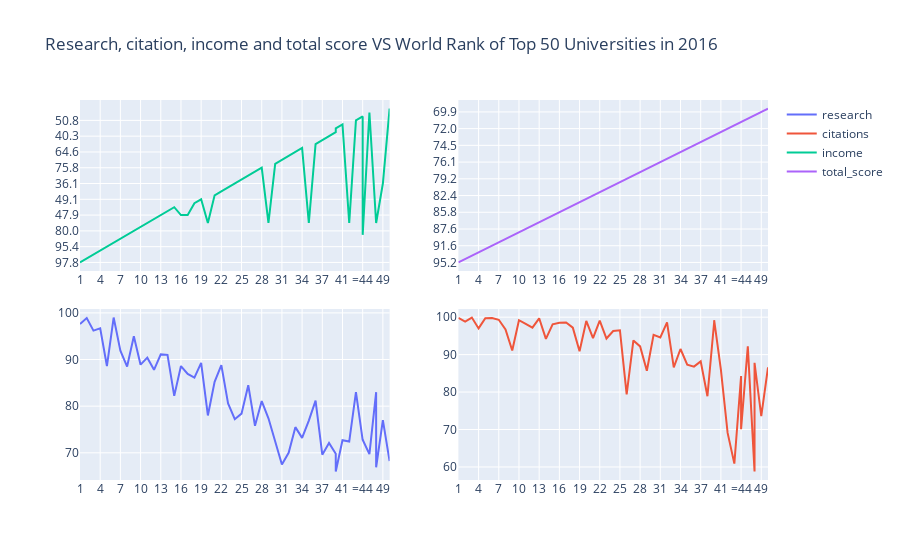

The cell this chart's notebook holds for it:
### Code cell
import plotly.graph_objs as go

dataframe = timesData[timesData.year == 2016].iloc[:50,:]
trace1 = go.Scatter(
    x=dataframe.world_rank,
    y=dataframe.research,
    name = "research"
)
trace2 = go.Scatter(
    x=dataframe.world_rank,
    y=dataframe.citations,
    xaxis='x2',
    yaxis='y2',
    name = "citations"
)
trace3 = go.Scatter(
    x=dataframe.world_rank,
    y=dataframe.income,
    xaxis='x3',
    yaxis='y3',
    name = "income"
)
trace4 = go.Scatter(
    x=dataframe.world_rank,
    y=dataframe.total_score,
    xaxis='x4',
    yaxis='y4',
    name = "total_score"
)
data = [trace1, trace2, trace3, trace4]
layout = go.Layout(
    xaxis=dict(
        domain=[0, 0.45]
    ),
    yaxis=dict(
        domain=[0, 0.45]
    ),
    xaxis2=dict(
        domain=[0.55, 1]
    ),
    xaxis3=dict(
        domain=[0, 0.45],
        anchor='y3'
    ),
    xaxis4=dict(
        domain=[0.55, 1],
        anchor='y4'
    ),
    yaxis2=dict(
        domain=[0, 0.45],
        anchor='x2'
    ),
    yaxis3=dict(
        domain=[0.55, 1]
    ),
    yaxis4=dict(
        domain=[0.55, 1],
        anchor='x4'
    ),
    title = 'Research, citation, income and total score VS World Rank of Top 50 Universities in 2016'
)
fig = go.Figure(data=data, layout=layout)
iplot(fig)

### Figure 1 — Plotly figure (JSON) as saved in the notebook; plotly's stock layout.template omitted (floating-point values rounded to 4 significant figures)
{"data": [{"name": "research", "type": "scatter", "x": ["1", "2", "3", "4", "5", "6", "7", "8", "9", "10", "11", "12", "13", "14", "15", "16", "17", "18", "19", "20", "21", "22", "23", "24", "25", "26", "27", "28", "29", "30", "31", "32", "33", "34", "35", "36", "37", "38", "=39", "=39", "41", "42", "43", "=44", "=44", "46", "=47", "=47", "49", "50"], "y": [97.6, 98.9, 96.2, 96.7, 88.6, 99, 91.9, 88.5, 95, 88.9, 90.4, 87.8, 91.1, 91, 82.2, 88.6, 86.9, 86.1, 89.3, 78, 85.2, 88.8, 80.6, 77.2, 78.4, 84.5, 75.8, 81.1, 77.4, 72.3, 67.5, 70, 75.5, 73.2, 76.9, 81.2, 69.6, 72.1, 69.8, 66, 72.7, 72.4, 83, 72.7, 72.8, 69.7, 83, 66.9, 77, 68.2]}, {"name": "citations", "type": "scatter", "x": ["1", "2", "3", "4", "5", "6", "7", "8", "9", "10", "11", "12", "13", "14", "15", "16", "17", "18", "19", "20", "21", "22", "23", "24", "25", "26", "27", "28", "29", "30", "31", "32", "33", "34", "35", "36", "37", "38", "=39", "=39", "41", "42", "43", "=44", "=44", "46", "=47", "=47", "49", "50"], "xaxis": "x2", "y": [99.8, 98.8, 99.9, 97, 99.7, 99.8, 99.3, 96.7, 91.1, 99.2, 98.2, 97.2, 99.7, 94.2, 98.1, 98.5, 98.6, 97.2, 90.9, 99, 94.4, 99.1, 94.3, 96.3, 96.5, 79.4, 93.8, 92.2, 85.7, 95.3, 94.6, 98.6, 86.6, 91.5, 87.3, 86.8, 88.2, 78.9, 98.7, 99.2, 86, 69.1, 60.9, 84.3, 70.1, 92.2, 58.8, 87.8, 73.6, 86.6], "yaxis": "y2"}, {"name": "income", "type": "scatter", "x": ["1", "2", "3", "4", "5", "6", "7", "8", "9", "10", "11", "12", "13", "14", "15", "16", "17", "18", "19", "20", "21", "22", "23", "24", "25", "26", "27", "28", "29", "30", "31", "32", "33", "34", "35", "36", "37", "38", "=39", "=39", "41", "42", "43", "=44", "=44", "46", "=47", "=47", "49", "50"], "xaxis": "x3", "y": ["97.8", "73.1", "63.3", "55.0", "95.4", "45.2", "52.1", "53.7", "80.0", "36.6", "100.0", "43.3", "47.9", "40.5", "-", "47.9", "47.9", "33.7", "49.1", "100.0", "56.3", "57.5", "32.2", "36.1", "81.2", "49.8", "40.1", "75.8", "100.0", "30.4", "65.4", "43.1", "64.6", "42.6", "100.0", "52.8", "68.2", "40.3", "56.7", "90.4", "73.7", "100.0", "50.8", "57.3", "53.7", "63.1", "100.0", "100.0", "36.1", "48.5"], "yaxis": "y3"}, {"name": "total_score", "type": "scatter", "x": ["1", "2", "3", "4", "5", "6", "7", "8", "9", "10", "11", "12", "13", "14", "15", "16", "17", "18", "19", "20", "21", "22", "23", "24", "25", "26", "27", "28", "29", "30", "31", "32", "33", "34", "35", "36", "37", "38", "=39", "=39", "41", "42", "43", "=44", "=44", "46", "=47", "=47", "49", "50"], "xaxis": "x4", "y": ["95.2", "94.2", "93.9", "92.8", "92.0", "91.6", "90.1", "89.1", "88.3", "87.9", "87.6", "87.4", "87.2", "87.1", "86.1", "85.8", "85.2", "84.0", "83.9", "82.7", "82.4", "82.3", "81.3", "80.3", "79.5", "79.2", "78.2", "77.5", "77.3", "77.2", "76.1", "75.6", "75.4", "75.3", "74.8", "74.5", "74.4", "72.6", "72.2", "72.2", "72.1", "72.0", "71.1", "71.0", "71.0", "70.3", "70.0", "70.0", "69.9", "69.7"], "yaxis": "y4"}], "layout": {"title": {"text": "Research, citation, income and total score VS World Rank of Top 50 Universities in 2016"}, "xaxis": {"domain": [0, 0.45]}, "xaxis2": {"domain": [0.55, 1]}, "xaxis3": {"anchor": "y3", "domain": [0, 0.45]}, "xaxis4": {"anchor": "y4", "domain": [0.55, 1]}, "yaxis": {"domain": [0, 0.45]}, "yaxis2": {"anchor": "x2", "domain": [0, 0.45]}, "yaxis3": {"domain": [0.55, 1]}, "yaxis4": {"anchor": "x4", "domain": [0.55, 1]}}}
